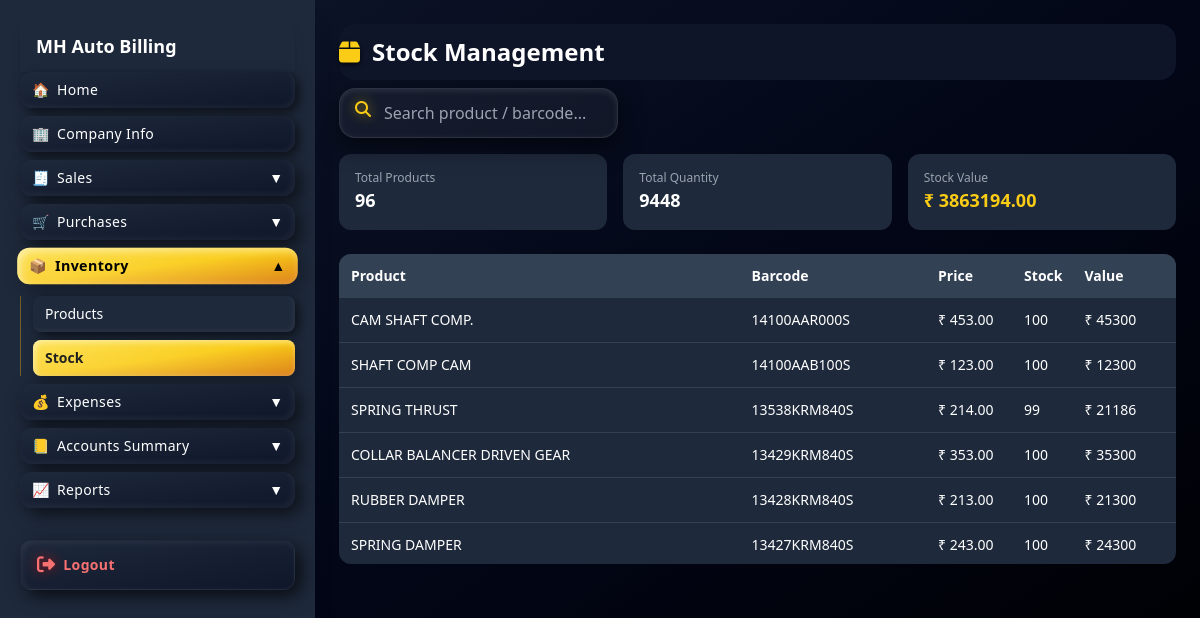
The app's page /stocks/ (signed in) with its own data.
### apps/core/models.py (models this page shows, shortened)
class Product(models.Model):
    name = models.CharField(max_length=255, db_index=True)
    barcode = models.CharField(max_length=100, unique=True, db_index=True)
    price = models.DecimalField(max_digits=10, decimal_places=2)
    stock = models.PositiveIntegerField(default=0)
    hsn = models.CharField(max_length=20, blank=True, null=True)

### apps/core/views.py (the view)
# urls.py: path("stocks/", core_views.stock_view, name="stocks"),
@login_required
def stock_view(request):
    products = Product.objects.all().order_by("-id")
    total_items = products.count()
    total_qty = 0
    total_value = 0
    for p in products:
        stock = p.stock or 0
        price = p.price or 0
        p.stock_value = stock * price
        total_qty += stock
        total_value += p.stock_value
    return render(
        request,
        "dashboard/stock.html",
        {
            "products": products,
            "total_items": total_items,
            "total_qty": total_qty,
            "total_value": total_value
        }
    )

### templates/dashboard/stock.html (shortened to what this page needs)
{% extends "base.html" %}
{% block content %}
<div class="sticky top-[50px] md:top-[10px] z-40
bg-slate-900/95 backdrop-blur-sm
py-3 rounded-2xl">
    <h2 class="text-xl md:text-2xl font-bold flex items-center gap-3 text-white">
        <i class="fa-solid fa-box text-yellow-400
        drop-shadow-[0_2px_2px_rgba(0,0,0,0.8)]
        [text-shadow:0_0_2px_rgba(250,204,21,0.8),
                     0_0_4px_rgba(250,204,21,0.6),
                     0_2px_3px_rgba(0,0,0,0.9)]">
        </i>
        Stock Management
    </h2>
</div>
<div class="mb-4 flex justify-between items-center">
    <div class="w-full md:w-1/3 relative">
        <input type="text" id="stockSearch" placeholder="Search product / barcode..." class="w-full pl-11 pr-4 py-3 rounded-2xl
            bg-white/5 backdrop-blur-lg
            border border-white/10
            text-white placeholder-gray-400
            shadow-[0_8px_25px_rgba(0,0,0,0.6),inset_0_2px_6px_rgba(255,255,255,0.1)]
            focus:outline-none
            focus:ring-2 focus:ring-yellow-400
            focus:shadow-[0_0_20px_rgba(250,204,21,0.4)]
            transition-all duration-200 mt-2">
        <i
            class="fa-solid fa-magnifying-glass absolute left-4 top-1/2 -translate-y-1/2 text-gray-400 text-yellow-400 drop-shadow-[0_0_6px_rgba(255,215,0,0.6)]"></i>
    </div>
</div>
<div id="summaryCards" class="grid grid-cols-1 sm:grid-cols-2 lg:grid-cols-3 gap-4 mb-6 transition-all duration-200">
    <div class="bg-slate-800 p-4 rounded-xl">
        <p class="text-xs text-gray-400">Total Products</p>
        <h3 class="text-lg font-bold">{{ total_items }}</h3>
    </div>
    <div class="bg-slate-800 p-4 rounded-xl">
        <p class="text-xs text-gray-400">Total Quantity</p>
        <h3 class="text-lg font-bold">{{ total_qty }}</h3>
    </div>
    <div class="bg-slate-800 p-4 rounded-xl">
        <p class="text-xs text-gray-400">Stock Value</p>
        <h3 class="text-lg font-bold text-yellow-400">₹ {{ total_value }}</h3>
    </div>
</div>
<div class="hidden md:block bg-slate-800 rounded-xl overflow-hidden">
    <div class="max-h-[310px] overflow-y-auto overflow-x-auto">
        <table class="min-w-[700px] w-full text-sm">
            <thead class="sticky top-0 bg-slate-700 z-10">
                <tr class="text-left">
                    <th class="p-3">Product</th>
                    <th>Barcode</th>
                    <th>Price</th>
                    <th>Stock</th>
                    <th>Value</th>
                </tr>
            </thead>
            <tbody id="stockTable">
                {% for p in products %}
                <tr class="border-b border-slate-700 hover:bg-slate-700">
                    <td class="p-3 whitespace-nowrap">{{ p.name }}</td>
                    <td>{{ p.barcode }}</td>
                    <td>₹ {{ p.price }}</td>
                    <td>
                        {% if p.stock < 5 %} <span class="text-red-400 font-bold">{{ p.stock }}</span>
                            {% else %}
                            {{ p.stock }}
                            {% endif %}
                    </td>
                    <td>₹ {{ p.stock_value|floatformat:0 }}</td>
                </tr>
                {% endfor %}
            </tbody>
        </table>
    </div>
</div>
{% endblock %}

### templates/base.html (style rules this page uses)
body { padding-bottom:120px; overflow-y: auto; }

### records on screen
Product: name "CAM SHAFT COMP.", barcode "14100AAR000S", price "453.00", stock "100", stock_value "45300"
Product: name "SHAFT COMP CAM", barcode "14100AAB100S", price "123.00", stock "100", stock_value "12300"
Product: name "SPRING THRUST", barcode "13538KRM840S", price "214.00", stock "99", stock_value "21186"
Product: name "COLLAR BALANCER DRIVEN GEAR", barcode "13429KRM840S", price "353.00", stock "100", stock_value "35300"
Product: name "RUBBER DAMPER", barcode "13428KRM840S", price "213.00", stock "100", stock_value "21300"
Product: name "SPRING DAMPER", barcode "13427KRM840S", price "243.00", stock "100", stock_value "24300"

### other values on screen
{{ total_items }} "96"
{{ total_qty }} "9448"
{{ total_value }} "3863194.00"
